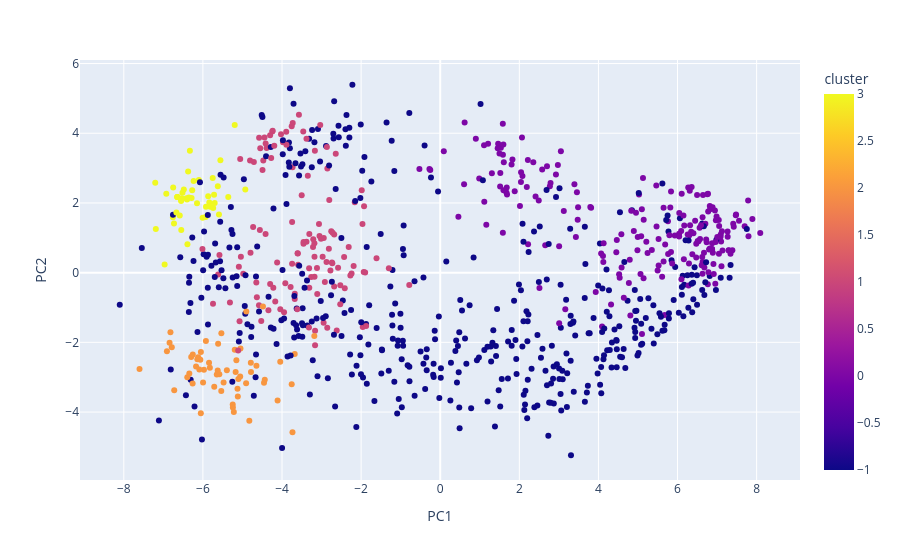

The notebook cell saved with this chart:
### Code cell
dbscan = DBSCAN(eps = 3.2, min_samples = components.shape[1] * 2 - 5)
dbscan_labels = dbscan.fit_predict(components)
candidate_info['cluster'] = dbscan_labels

fig = px.scatter(
    candidate_info,
    x = 'PC1',
    y = 'PC2',
    color = 'cluster',
    hover_data = ['navn', 'parti']
)

fig.show()

### Figure 1 — Plotly figure (JSON) as saved in the notebook; plotly's stock layout.template omitted (floating-point values rounded to 4 significant figures; data arrays with more than 128 entries replaced by an {"elided": "..."} marker saying what was removed)
{"data": [{"customdata": {"elided": "867x2 str values"}, "hovertemplate": "PC1=%{x}<br>PC2=%{y}<br>navn=%{customdata[0]}<br>parti=%{customdata[1]}<br>cluster=%{marker.color}<extra></extra>", "legendgroup": "", "marker": {"color": {"elided": "867 int values"}, "coloraxis": "coloraxis", "symbol": "circle"}, "mode": "markers", "name": "", "orientation": "v", "showlegend": false, "type": "scatter", "x": {"elided": "867 float values"}, "xaxis": "x", "y": {"elided": "867 float values"}, "yaxis": "y"}], "layout": {"coloraxis": {"colorbar": {"title": {"text": "cluster"}}, "colorscale": [[0, "#0d0887"], [0.1111, "#46039f"], [0.2222, "#7201a8"], [0.3333, "#9c179e"], [0.4444, "#bd3786"], [0.5556, "#d8576b"], [0.6667, "#ed7953"], [0.7778, "#fb9f3a"], [0.8889, "#fdca26"], [1, "#f0f921"]]}, "legend": {"tracegroupgap": 0}, "margin": {"t": 60}, "xaxis": {"anchor": "y", "domain": [0, 1], "title": {"text": "PC1"}}, "yaxis": {"anchor": "x", "domain": [0, 1], "title": {"text": "PC2"}}}}
